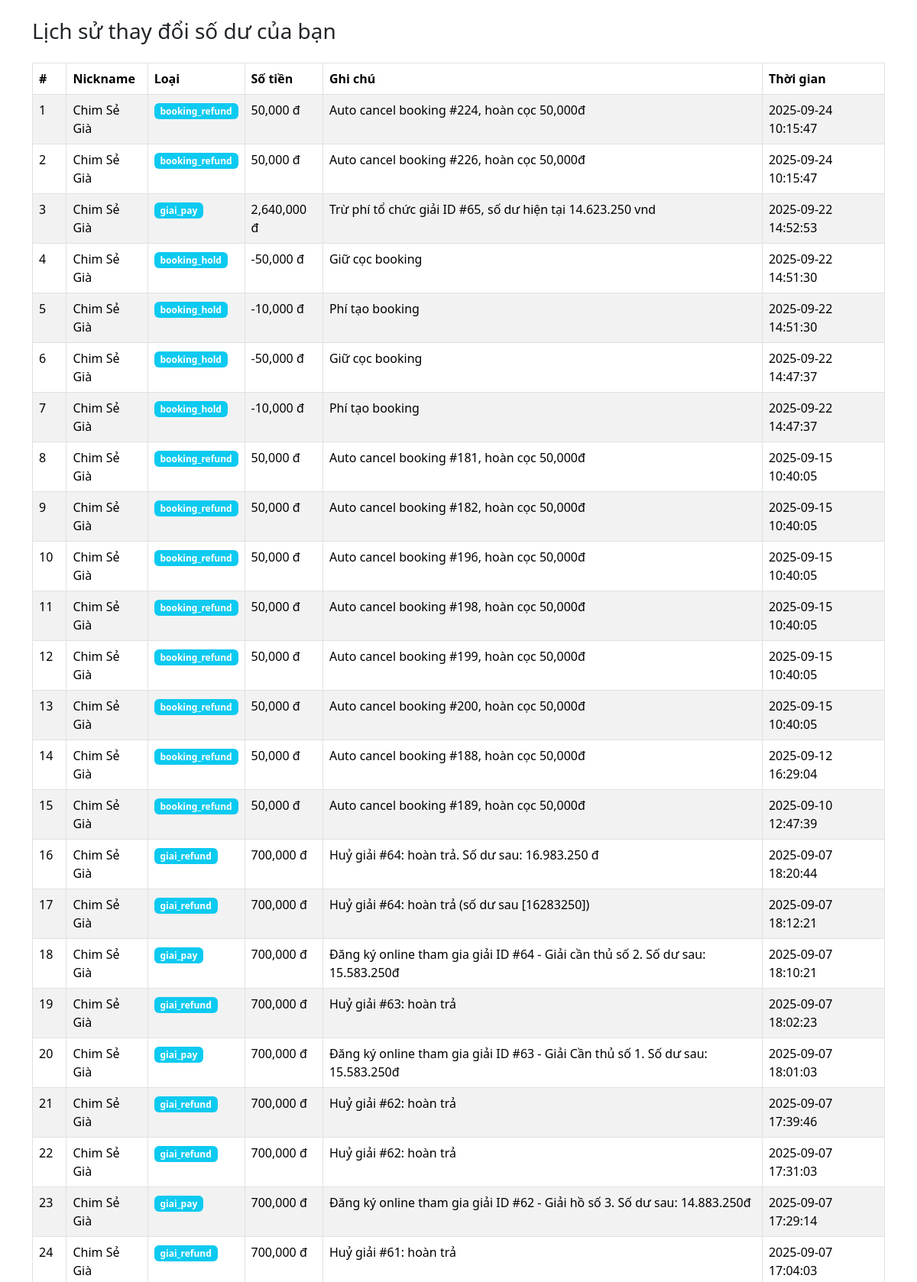
Page /cauca/canthu/user_balance_logs.php (signed in, upper part) on the committed database.
### tables this page shows
CREATE TABLE `user_balance_logs` (
  `id` int NOT NULL,
  `user_id` int NOT NULL,
  `change_amount` int DEFAULT NULL,
  `type` enum('nap','rut','booking_pay','booking_refund','booking_hold','booking_received','game_pay','game_refund','game_hold','game_received','giai_pay','giai_refund','giai_hold','giai_received') NOT NULL,
  `amount` int NOT NULL,
  `note` varchar(255) DEFAULT NULL,
  `created_at` datetime DEFAULT CURRENT_TIMESTAMP,
  `ref_no` varchar(255) NOT NULL,
  `balance_before` decimal(10,2) NOT NULL,
  `balance_after` decimal(10,2) NOT NULL
);

CREATE TABLE `users` (
  `id` int NOT NULL,
  `user_code` varchar(40) DEFAULT NULL,
  `phone` varchar(12) DEFAULT NULL,
  `password` varchar(255) NOT NULL,
  `nickname` varchar(30) DEFAULT 'Nick name...',
  `email` varchar(100) DEFAULT 'Email...',
  `vai_tro` enum('admin','moderator','canthu','chuho','guest') NOT NULL DEFAULT 'canthu',
  `full_name` varchar(100) DEFAULT 'Họ và Tên...',
  `bank_account` varchar(50) DEFAULT 'Số tài khoản...',
  `bank_info` enum('970436-Vietcombank','970415-VietinBank','970418-BIDV','970405-Agribank','970407-Techcombank','970422-MBbank','970423-TPBank','970403-Sacombank','970432-VPBank','970416-ACB') DEFAULT NULL,
  `qr_image_path` varchar(255) DEFAULT NULL,
  `CCCD_number` varchar(20) DEFAULT 'Số CCCD...',
  `balance` decimal(12,2) DEFAULT '100000.00',
  `balance_ref` decimal(12,2) DEFAULT '50000.00',
  `ref_code` varchar(20) DEFAULT '0935192079',
  `user_exp` int DEFAULT '10',
  `cnt_ho` int NOT NULL DEFAULT '0',
  `cnt_xa` int NOT NULL DEFAULT '0',
  `cnt_giai` int NOT NULL DEFAULT '0',
  `cnt_game` int NOT NULL DEFAULT '0',
  `user_lever` int DEFAULT '1',
  `user_note` varchar(200) DEFAULT 'Ghi chú user...',
  `review_status` enum('yes','no') DEFAULT 'yes',
  `created_at` datetime DEFAULT CURRENT_TIMESTAMP,
  `status` enum('Chưa xác minh','Đã xác minh','Tạm dừng','banned') NOT NULL DEFAULT 'Chưa xác minh'
);

### cauca/canthu/user_balance_logs.php (the view, shortened to what this page needs)
<?php
require_once __DIR__ . '/../../../connect.php';
$user_id = $_SESSION['user']['id'] ?? 0;
$stmt = $pdo->prepare("SELECT u.nickname, l.* FROM user_balance_logs l
    JOIN users u ON u.id = l.user_id
    WHERE l.user_id = ? ORDER BY l.created_at DESC LIMIT 100");
$stmt->execute([$user_id]);
$logs = $stmt->fetchAll();
?>
<!DOCTYPE html>
<html lang="vi">
<head>
    <link rel="stylesheet" href="/assets/css/bootstrap.min.css">
</head>
<body>
<div class="container mt-4">
    <h3 class="mb-4">Lịch sử thay đổi số dư của bạn</h3>
    <table class="table table-bordered table-striped">
        <thead>
            <tr>
                <th>#</th>
                <th>Nickname</th>
                <th>Loại</th>
                <th>Số tiền</th>
                <th>Ghi chú</th>
                <th>Thời gian</th>
            </tr>
        </thead>
        <tbody>
            <?php foreach ($logs as $index => $log): ?>
                <tr>
                    <td><?= $index + 1 ?></td>
                    <td><?= htmlspecialchars($log['nickname']) ?></td>
                    <td><span class="badge bg-info"><?= $log['type'] ?></span></td>
                    <td><?= number_format($log['amount']) ?> đ</td>
                    <td><?= htmlspecialchars($log['note']) ?></td>
                    <td><?= $log['created_at'] ?></td>
                </tr>
            <?php endforeach; ?>
        </tbody>
    </table>
</div>
</body>
</html>

### rows in the picture
user_balance_logs: user.nickname "Chim Sẻ Già", type "booking_refund", amount "50,000", note "Auto cancel booking #224, hoàn cọc 50,000đ", created_at "2025-09-24 10:15:47"
user_balance_logs: user.nickname "Chim Sẻ Già", type "booking_refund", amount "50,000", note "Auto cancel booking #226, hoàn cọc 50,000đ", created_at "2025-09-24 10:15:47"
user_balance_logs: user.nickname "Chim Sẻ Già", type "giai_pay", amount "2,640,000", note "Trừ phí tổ chức giải ID #65, số dư hiện tại 14.623.250 vnd", created_at "2025-09-22 14:52:53"
user_balance_logs: user.nickname "Chim Sẻ Già", type "booking_hold", amount "-50,000", note "Giữ cọc booking", created_at "2025-09-22 14:51:30"
user_balance_logs: user.nickname "Chim Sẻ Già", type "booking_hold", amount "-10,000", note "Phí tạo booking", created_at "2025-09-22 14:51:30"
user_balance_logs: user.nickname "Chim Sẻ Già", type "booking_hold", amount "-50,000", note "Giữ cọc booking", created_at "2025-09-22 14:47:37"
user_balance_logs: user.nickname "Chim Sẻ Già", type "booking_hold", amount "-10,000", note "Phí tạo booking", created_at "2025-09-22 14:47:37"
user_balance_logs: user.nickname "Chim Sẻ Già", type "booking_refund", amount "50,000", note "Auto cancel booking #181, hoàn cọc 50,000đ", created_at "2025-09-15 10:40:05"
user_balance_logs: user.nickname "Chim Sẻ Già", type "booking_refund", amount "50,000", note "Auto cancel booking #182, hoàn cọc 50,000đ", created_at "2025-09-15 10:40:05"
user_balance_logs: user.nickname "Chim Sẻ Già", type "booking_refund", amount "50,000", note "Auto cancel booking #196, hoàn cọc 50,000đ", created_at "2025-09-15 10:40:05"
user_balance_logs: user.nickname "Chim Sẻ Già", type "booking_refund", amount "50,000", note "Auto cancel booking #198, hoàn cọc 50,000đ", created_at "2025-09-15 10:40:05"
user_balance_logs: user.nickname "Chim Sẻ Già", type "booking_refund", amount "50,000", note "Auto cancel booking #199, hoàn cọc 50,000đ", created_at "2025-09-15 10:40:05"
user_balance_logs: user.nickname "Chim Sẻ Già", type "booking_refund", amount "50,000", note "Auto cancel booking #200, hoàn cọc 50,000đ", created_at "2025-09-15 10:40:05"
user_balance_logs: user.nickname "Chim Sẻ Già", type "booking_refund", amount "50,000", note "Auto cancel booking #188, hoàn cọc 50,000đ", created_at "2025-09-12 16:29:04"
user_balance_logs: user.nickname "Chim Sẻ Già", type "booking_refund", amount "50,000", note "Auto cancel booking #189, hoàn cọc 50,000đ", created_at "2025-09-10 12:47:39"
user_balance_logs: user.nickname "Chim Sẻ Già", type "giai_refund", amount "700,000", note "Huỷ giải #64: hoàn trả. Số dư sau: 16.983.250 đ", created_at "2025-09-07 18:20:44"
user_balance_logs: user.nickname "Chim Sẻ Già", type "giai_refund", amount "700,000", note "Huỷ giải #64: hoàn trả (số dư sau [16283250])", created_at "2025-09-07 18:12:21"
user_balance_logs: user.nickname "Chim Sẻ Già", type "giai_pay", amount "700,000", note "Đăng ký online tham gia giải ID #64 - Giải cần thủ số 2. Số dư sau: 15.583.250đ", created_at "2025-09-07 18:10:21"
user_balance_logs: user.nickname "Chim Sẻ Già", type "giai_refund", amount "700,000", note "Huỷ giải #63: hoàn trả", created_at "2025-09-07 18:02:23"
user_balance_logs: user.nickname "Chim Sẻ Già", type "giai_pay", amount "700,000", note "Đăng ký online tham gia giải ID #63 - Giải Cần thủ số 1. Số dư sau: 15.583.250đ", created_at "2025-09-07 18:01:03"
user_balance_logs: user.nickname "Chim Sẻ Già", type "giai_refund", amount "700,000", note "Huỷ giải #62: hoàn trả", created_at "2025-09-07 17:39:46"
user_balance_logs: user.nickname "Chim Sẻ Già", type "giai_refund", amount "700,000", note "Huỷ giải #62: hoàn trả", created_at "2025-09-07 17:31:03"
user_balance_logs: user.nickname "Chim Sẻ Già", type "giai_pay", amount "700,000", note "Đăng ký online tham gia giải ID #62 - Giải hồ số 3. Số dư sau: 14.883.250đ", created_at "2025-09-07 17:29:14"
user_balance_logs: user.nickname "Chim Sẻ Già", type "giai_refund", amount "700,000", note "Huỷ giải #61: hoàn trả", created_at "2025-09-07 17:04:03"
